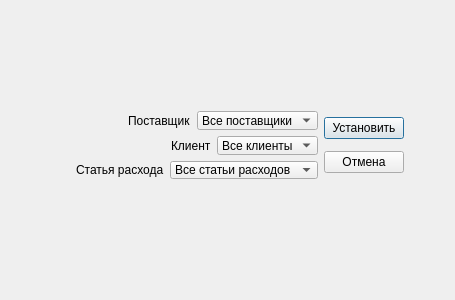
<?xml version="1.0" encoding="UTF-8"?>
<ui version="4.0">
 <class>documPrihod</class>
 <widget class="QDialog" name="documPrihod">
  <property name="geometry">
   <rect>
    <x>0</x>
    <y>0</y>
    <width>455</width>
    <height>300</height>
   </rect>
  </property>
  <property name="minimumSize">
   <size>
    <width>450</width>
    <height>300</height>
   </size>
  </property>
  <property name="windowTitle">
   <string>documPrihod</string>
  </property>
  <widget class="QWidget" name="">
   <property name="geometry">
    <rect>
     <x>44</x>
     <y>100</y>
     <width>371</width>
     <height>90</height>
    </rect>
   </property>
   <layout class="QHBoxLayout" name="horizontalLayout_4">
    <item>
     <layout class="QVBoxLayout" name="verticalLayout">
      <item>
       <layout class="QHBoxLayout" name="horizontalLayout_3">
        <item>
         <spacer name="horizontalSpacer_3">
          <property name="orientation">
           <enum>Qt::Horizontal</enum>
          </property>
          <property name="sizeHint" stdset="0">
           <size>
            <width>40</width>
            <height>20</height>
           </size>
          </property>
         </spacer>
        </item>
        <item>
         <widget class="QLabel" name="label">
          <property name="text">
           <string>Поставщик</string>
          </property>
         </widget>
        </item>
        <item>
         <widget class="QComboBox" name="comboBox">
          <item>
           <property name="text">
            <string>Все поставщики</string>
           </property>
          </item>
         </widget>
        </item>
       </layout>
      </item>
      <item>
       <layout class="QHBoxLayout" name="horizontalLayout_2">
        <item>
         <spacer name="horizontalSpacer_2">
          <property name="orientation">
           <enum>Qt::Horizontal</enum>
          </property>
          <property name="sizeHint" stdset="0">
           <size>
            <width>40</width>
            <height>20</height>
           </size>
          </property>
         </spacer>
        </item>
        <item>
         <widget class="QLabel" name="label_2">
          <property name="text">
           <string>Клиент</string>
          </property>
         </widget>
        </item>
        <item>
         <widget class="QComboBox" name="comboBox_2">
          <item>
           <property name="text">
            <string>Все клиенты</string>
           </property>
          </item>
         </widget>
        </item>
       </layout>
      </item>
      <item>
       <layout class="QHBoxLayout" name="horizontalLayout">
        <item>
         <spacer name="horizontalSpacer">
          <property name="orientation">
           <enum>Qt::Horizontal</enum>
          </property>
          <property name="sizeHint" stdset="0">
           <size>
            <width>40</width>
            <height>20</height>
           </size>
          </property>
         </spacer>
        </item>
        <item>
         <widget class="QLabel" name="label_3">
          <property name="text">
           <string>Статья расхода</string>
          </property>
         </widget>
        </item>
        <item>
         <widget class="QComboBox" name="comboBox_3">
          <item>
           <property name="text">
            <string>Все статьи расходов</string>
           </property>
          </item>
         </widget>
        </item>
       </layout>
      </item>
     </layout>
    </item>
    <item>
     <layout class="QVBoxLayout" name="verticalLayout_2">
      <item>
       <widget class="QPushButton" name="pushButton">
        <property name="text">
         <string>Установить</string>
        </property>
       </widget>
      </item>
      <item>
       <widget class="QPushButton" name="pushButton_2">
        <property name="text">
         <string>Отмена</string>
        </property>
       </widget>
      </item>
     </layout>
    </item>
   </layout>
  </widget>
 </widget>
 <layoutdefault spacing="6" margin="11"/>
 <resources/>
 <connections/>
</ui>
